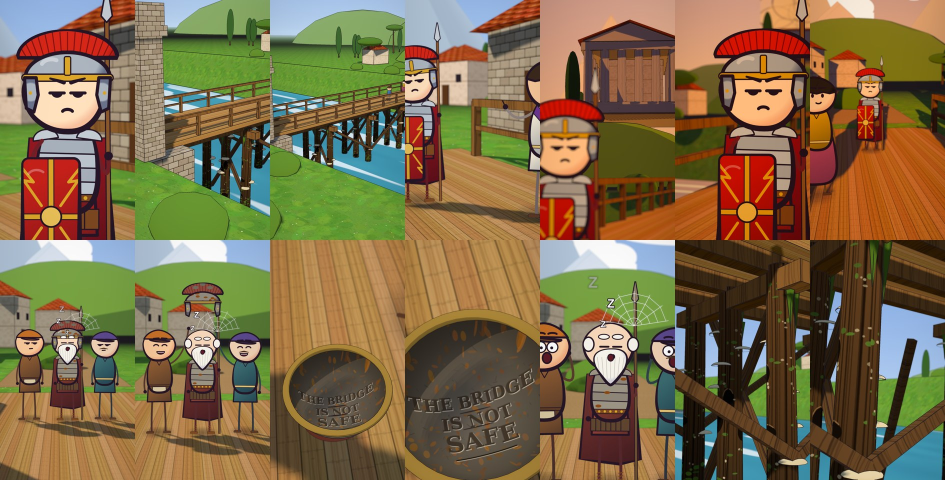
#> input picture dibujos/kit/example/soldier/stills.jpg, 1890 x 960 px (shown at 1/2 size)
$ python comparar.py out.png
#> lines starting #> are read from the running program, lines starting #| are printed output that depends on the picture
#!/usr/bin/env python3
"""Hoja lado a lado con los romanos (la referencia de calidad):
python3 ../../herramientas/comparar.py salida.jpg stills/a/f0040.jpg stills/a/f0140.jpg ...  (desde la carpeta del vídeo)"""
import sys, os
from PIL import Image, ImageDraw, ImageFont
K = os.path.join(os.path.dirname(os.path.abspath(__file__)), "..", "kit", "example", "soldier", "stills.jpg")
rom = Image.open(K); W, H = rom.width // 7, rom.height // 2
#> further down, rom is the input picture: PIL image 1890x960 RGB; mean R, G, B 125.7, 107.1, 71.7
#> after `W, H = (rom.width // 7, rom.height // 2)`: W = 270; H = 480
ims = [("ROMANOS", rom.crop((0, H, W, 2 * H)))] + [(os.path.basename(f), Image.open(f)) for f in sys.argv[2:]]
sh = Image.new("RGB", (540 * len(ims), 1010), "white"); d = ImageDraw.Draw(sh)
#> after `sh = Image.new('RGB', (540 * len(ims), 1010), 'white')`: sh: PIL image 540x1010 RGB; every value is 255
try: fnt = ImageFont.truetype("/usr/share/fonts/truetype/dejavu/DejaVuSans-Bold.ttf", 30)
except Exception: fnt = None
for i, (t, im) in enumerate(ims): sh.paste(im.resize((540, 960)), (i * 540, 50)); d.text((i * 540 + 12, 10), t, fill="black", font=fnt)
#> this loop made 1 pass
#> t on pass 1: 'ROMANOS'
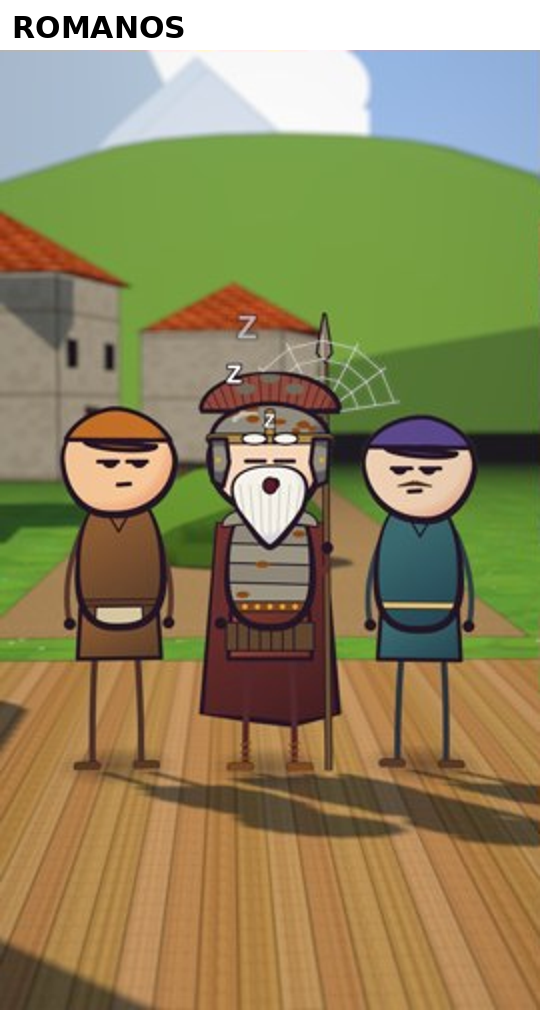
#> sh: PIL image 540x1010 RGB; mean R, G, B 143.4, 135.1, 94.9
sh.save(sys.argv[1], quality=90); print(sys.argv[1])
#| out.png
